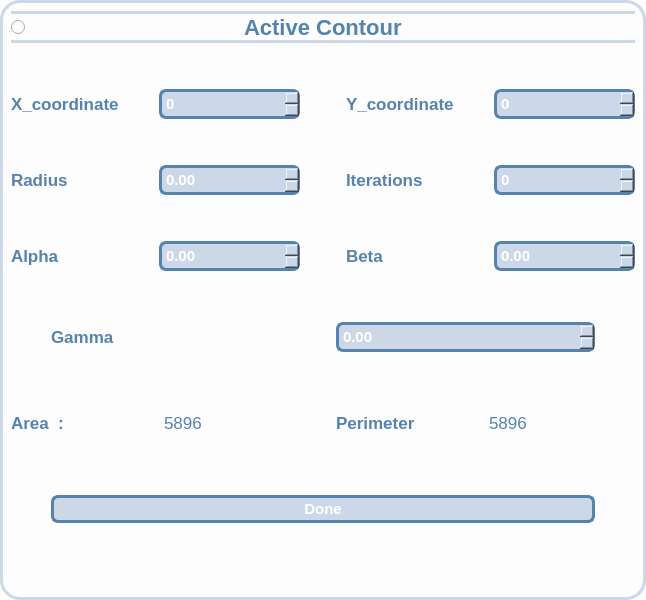
              <widget class="QWidget" name="widget_10" native="true">
               <property name="sizePolicy">
                <sizepolicy hsizetype="Expanding" vsizetype="Expanding">
                 <horstretch>0</horstretch>
                 <verstretch>0</verstretch>
                </sizepolicy>
               </property>
               <property name="styleSheet">
                <string notr="true">
background:#fdfdfd;
  border: 3px solid #ccd8e8;
  border-radius: 20px;</string>
               </property>
               <layout class="QHBoxLayout" name="horizontalLayout_19">
                <item>
                 <layout class="QVBoxLayout" name="verticalLayout_8">
                  <item>
                   <widget class="QRadioButton" name="RadioButton_ActiveContour">
                    <property name="font">
                     <font>
                      <pointsize>-1</pointsize>
                      <weight>75</weight>
                      <bold>true</bold>
                     </font>
                    </property>
                    <property name="styleSheet">
                     <string notr="true">Font-size:22px;
font-weight:bold;
background:#fdfdfd;
color:#5583ad;
 border-top: 3px solid #ccd8e8;
 border-bottom: 3px solid#ccd8e8;
border-left:None;
border-right:None;
</string>
                    </property>
                    <property name="text">
                     <string>                                   Active Contour                                      </string>
                    </property>
                    <property name="checked">
                     <bool>false</bool>
                    </property>
                   </widget>
                  </item>
                  <item>
                   <spacer name="verticalSpacer_8">
                    <property name="orientation">
                     <enum>Qt::Vertical</enum>
                    </property>
                    <property name="sizeHint" stdset="0">
                     <size>
                      <width>20</width>
                      <height>40</height>
                     </size>
                    </property>
                   </spacer>
                  </item>
                  <item>
                   <layout class="QHBoxLayout" name="horizontalLayout_20">
                    <item>
                     <widget class="QLabel" name="label_param_3">
                      <property name="font">
                       <font>
                        <pointsize>-1</pointsize>
                        <weight>75</weight>
                        <bold>true</bold>
                       </font>
                      </property>
                      <property name="styleSheet">
                       <string notr="true">Font-size:17px;
font-weight:bold;
background:#fdfdfd;
color:#5583ad;

border:None;</string>
                      </property>
                      <property name="text">
                       <string>X_coordinate</string>
                      </property>
                     </widget>
                    </item>
                    <item>
                     <widget class="QSpinBox" name="rg_threshold_spinbox_3">
                      <property name="font">
                       <font>
                        <pointsize>-1</pointsize>
                        <weight>75</weight>
                        <bold>true</bold>
                       </font>
                      </property>
                      <property name="styleSheet">
                       <string notr="true">Font-size:15px;
font-weight:bold;
background: #ccd8e8;
color:white;
border:3px solid black;
padding:2px;
border-radius:7px;
 border: 3px solid#5583ad;;</string>
                      </property>
                     </widget>
                    </item>
                    <item>
                     <spacer name="horizontalSpacer_49">
                      <property name="orientation">
                       <enum>Qt::Vertical</enum>
                      </property>
                      <property name="sizeHint" stdset="0">
                       <size>
                        <width>40</width>
                        <height>20</height>
                       </size>
                      </property>
                     </spacer>
                    </item>
                    <item>
                     <widget class="QLabel" name="label_param_6">
                      <property name="font">
                       <font>
                        <pointsize>-1</pointsize>
                        <weight>75</weight>
                        <bold>true</bold>
                       </font>
                      </property>
                      <property name="styleSheet">
                       <string notr="true">Font-size:17px;
font-weight:bold;
background:#fdfdfd;
color:#5583ad;

border:None;</string>
                      </property>
                      <property name="text">
                       <string>Y_coordinate</string>
                      </property>
                     </widget>
                    </item>
                    <item>
                     <widget class="QSpinBox" name="rg_threshold_spinbox_4">
                      <property name="font">
                       <font>
                        <pointsize>-1</pointsize>
                        <weight>75</weight>
                        <bold>true</bold>
                       </font>
                      </property>
                      <property name="styleSheet">
                       <string notr="true">Font-size:15px;
font-weight:bold;
background: #ccd8e8;
color:white;
border:3px solid black;
padding:2px;
border-radius:7px;
 border: 3px solid#5583ad;;</string>
                      </property>
                     </widget>
                    </item>
                   </layout>
                  </item>
                  <item>
                   <spacer name="verticalSpacer_9">
                    <property name="orientation">
                     <enum>Qt::Vertical</enum>
                    </property>
                    <property name="sizeHint" stdset="0">
                     <size>
                      <width>20</width>
                      <height>40</height>
                     </size>
                    </property>
                   </spacer>
                  </item>
                  <item>
                   <layout class="QHBoxLayout" name="horizontalLayout_29">
                    <item>
                     <widget class="QLabel" name="label_param_15">
                      <property name="font">
                       <font>
                        <pointsize>-1</pointsize>
                        <weight>75</weight>
                        <bold>true</bold>
                       </font>
                      </property>
                      <property name="styleSheet">
                       <string notr="true">Font-size:17px;
font-weight:bold;
background:#fdfdfd;
color:#5583ad;

border:None;</string>
                      </property>
                      <property name="text">
                       <string>Radius</string>
                      </property>
                     </widget>
                    </item>
                    <item>
                     <widget class="QDoubleSpinBox" name="rg_threshold_spinbox_13">
                      <property name="font">
                       <font>
                        <pointsize>-1</pointsize>
                        <weight>75</weight>
                        <bold>true</bold>
                       </font>
                      </property>
                      <property name="styleSheet">
                       <string notr="true">Font-size:15px;
font-weight:bold;
background: #ccd8e8;
color:white;
border:3px solid black;
padding:2px;
border-radius:7px;
 border: 3px solid#5583ad;;</string>
                      </property>
                     </widget>
                    </item>
                    <item>
                     <spacer name="horizontalSpacer_47">
                      <property name="orientation">
                       <enum>Qt::Vertical</enum>
                      </property>
                      <property name="sizeHint" stdset="0">
                       <size>
                        <width>40</width>
                        <height>20</height>
                       </size>
                      </property>
                     </spacer>
                    </item>
                    <item>
                     <widget class="QLabel" name="label_param_16">
                      <property name="font">
                       <font>
                        <pointsize>-1</pointsize>
                        <weight>75</weight>
                        <bold>true</bold>
                       </font>
                      </property>
                      <property name="styleSheet">
                       <string notr="true">Font-size:17px;
font-weight:bold;
background:#fdfdfd;
color:#5583ad;

border:None;</string>
                      </property>
                      <property name="text">
                       <string>Iterations</string>
                      </property>
                     </widget>
                    </item>
                    <item>
                     <widget class="QSpinBox" name="rg_threshold_spinbox_14">
                      <property name="font">
                       <font>
                        <pointsize>-1</pointsize>
                        <weight>75</weight>
                        <bold>true</bold>
                       </font>
                      </property>
                      <property name="styleSheet">
                       <string notr="true">Font-size:15px;
font-weight:bold;
background: #ccd8e8;
color:white;
border:3px solid black;
padding:2px;
border-radius:7px;
 border: 3px solid#5583ad;;</string>
                      </property>
                     </widget>
                    </item>
                   </layout>
                  </item>
                  <item>
                   <spacer name="verticalSpacer_15">
                    <property name="orientation">
                     <enum>Qt::Vertical</enum>
                    </property>
                    <property name="sizeHint" stdset="0">
                     <size>
                      <width>20</width>
                      <height>40</height>
                     </size>
                    </property>
                   </spacer>
                  </item>
                  <item>
                   <layout class="QHBoxLayout" name="horizontalLayout_26">
                    <item>
                     <widget class="QLabel" name="label_param_7">
                      <property name="font">
                       <font>
                        <pointsize>-1</pointsize>
                        <weight>75</weight>
                        <bold>true</bold>
                       </font>
                      </property>
                      <property name="styleSheet">
                       <string notr="true">Font-size:17px;
font-weight:bold;
background:#fdfdfd;
color:#5583ad;

border:None;</string>
                      </property>
                      <property name="text">
                       <string>Alpha</string>
                      </property>
                     </widget>
                    </item>
                    <item>
                     <widget class="QDoubleSpinBox" name="rg_threshold_spinbox_5">
                      <property name="font">
                       <font>
                        <pointsize>-1</pointsize>
                        <weight>75</weight>
                        <bold>true</bold>
                       </font>
                      </property>
                      <property name="styleSheet">
                       <string notr="true">Font-size:15px;
font-weight:bold;
background: #ccd8e8;
color:white;
border:3px solid black;
padding:2px;
border-radius:7px;
 border: 3px solid#5583ad;;</string>
                      </property>
                     </widget>
                    </item>
                    <item>
                     <spacer name="horizontalSpacer_43">
                      <property name="orientation">
                       <enum>Qt::Vertical</enum>
                      </property>
                      <property name="sizeHint" stdset="0">
                       <size>
                        <width>40</width>
                        <height>20</height>
                       </size>
                      </property>
                     </spacer>
                    </item>
                    <item>
                     <widget class="QLabel" name="label_param_8">
                      <property name="font">
                       <font>
                        <pointsize>-1</pointsize>
                        <weight>75</weight>
                        <bold>true</bold>
                       </font>
                      </property>
                      <property name="styleSheet">
                       <string notr="true">Font-size:17px;
font-weight:bold;
background:#fdfdfd;
color:#5583ad;

border:None;</string>
                      </property>
                      <property name="text">
                       <string>Beta</string>
                      </property>
                     </widget>
                    </item>
                    <item>
                     <widget class="QDoubleSpinBox" name="rg_threshold_spinbox_6">
                      <property name="font">
                       <font>
                        <pointsize>-1</pointsize>
                        <weight>75</weight>
                        <bold>true</bold>
                       </font>
                      </property>
                      <property name="styleSheet">
                       <string notr="true">Font-size:15px;
font-weight:bold;
background: #ccd8e8;
color:white;
border:3px solid black;
padding:2px;
border-radius:7px;
 border: 3px solid#5583ad;;</string>
                      </property>
                     </widget>
                    </item>
                   </layout>
                  </item>
                  <item>
                   <spacer name="verticalSpacer_10">
                    <property name="orientation">
                     <enum>Qt::Vertical</enum>
                    </property>
                    <property name="sizeHint" stdset="0">
                     <size>
                      <width>20</width>
                      <height>40</height>
                     </size>
                    </property>
                   </spacer>
                  </item>
                  <item>
                   <layout class="QHBoxLayout" name="horizontalLayout_28">
                    <item>
                     <spacer name="horizontalSpacer_37">
                      <property name="orientation">
                       <enum>Qt::Vertical</enum>
                      </property>
                      <property name="sizeHint" stdset="0">
                       <size>
                        <width>40</width>
                        <height>20</height>
                       </size>
                      </property>
                     </spacer>
                    </item>
                    <item>
                     <widget class="QLabel" name="label_param_11">
                      <property name="font">
                       <font>
                        <pointsize>-1</pointsize>
                        <weight>75</weight>
                        <bold>true</bold>
                       </font>
                      </property>
                      <property name="styleSheet">
                       <string notr="true">Font-size:17px;
font-weight:bold;
background:#fdfdfd;
color:#5583ad;

border:None;</string>
                      </property>
                      <property name="text">
                       <string>Gamma</string>
                      </property>
                     </widget>
                    </item>
                    <item>
                     <spacer name="verticalSpacer_47">
                      <property name="orientation">
                       <enum>Qt::Vertical</enum>
                      </property>
                      <property name="sizeHint" stdset="0">
                       <size>
                        <width>20</width>
                        <height>40</height>
                       </size>
                      </property>
                     </spacer>
                    </item>
                    <item>
                     <widget class="QDoubleSpinBox" name="rg_threshold_spinbox_9">
                      <property name="font">
                       <font>
                        <pointsize>-1</pointsize>
                        <weight>75</weight>
                        <bold>true</bold>
                       </font>
                      </property>
                      <property name="styleSheet">
                       <string notr="true">Font-size:15px;
font-weight:bold;
background: #ccd8e8;
color:white;
border:3px solid black;
padding:2px;
border-radius:7px;
 border: 3px solid#5583ad;;</string>
                      </property>
                     </widget>
                    </item>
                    <item>
                     <spacer name="horizontalSpacer_45">
                      <property name="orientation">
                       <enum>Qt::Vertical</enum>
                      </property>
                      <property name="sizeHint" stdset="0">
                       <size>
                        <width>40</width>
                        <height>20</height>
                       </size>
                      </property>
                     </spacer>
                    </item>
                   </layout>
                  </item>
                  <item>
                   <spacer name="verticalSpacer_13">
                    <property name="orientation">
                     <enum>Qt::Vertical</enum>
                    </property>
                    <property name="sizeHint" stdset="0">
                     <size>
                      <width>20</width>
                      <height>40</height>
                     </size>
                    </property>
                   </spacer>
                  </item>
                  <item>
                   <layout class="QHBoxLayout" name="horizontalLayout_30">
                    <item>
                     <widget class="QLabel" name="label_param_12">
                      <property name="font">
                       <font>
                        <pointsize>-1</pointsize>
                        <weight>75</weight>
                        <bold>true</bold>
                       </font>
                      </property>
                      <property name="styleSheet">
                       <string notr="true">Font-size:17px;
font-weight:bold;
background:#fdfdfd;
color:#5583ad;

border:None;</string>
                      </property>
                      <property name="text">
                       <string>Area  :</string>
                      </property>
                     </widget>
                    </item>
                    <item>
                     <widget class="QLabel" name="label">
                      <property name="styleSheet">
                       <string notr="true">border:None;
color:#5583ad;
Font-size:17px;</string>
                      </property>
                      <property name="text">
                       <string>5896</string>
                      </property>
                     </widget>
                    </item>
                    <item>
                     <spacer name="verticalSpacer_48">
                      <property name="orientation">
                       <enum>Qt::Vertical</enum>
                      </property>
                      <property name="sizeHint" stdset="0">
                       <size>
                        <width>20</width>
                        <height>40</height>
                       </size>
                      </property>
                     </spacer>
                    </item>
                    <item>
                     <widget class="QLabel" name="label_param_19">
                      <property name="font">
                       <font>
                        <pointsize>-1</pointsize>
                        <weight>75</weight>
                        <bold>true</bold>
                       </font>
                      </property>
                      <property name="styleSheet">
                       <string notr="true">Font-size:17px;
font-weight:bold;
background:#fdfdfd;
color:#5583ad;

border:None;</string>
                      </property>
                      <property name="text">
                       <string>Perimeter</string>
                      </property>
                     </widget>
                    </item>
                    <item>
                     <widget class="QLabel" name="label_2">
                      <property name="styleSheet">
                       <string notr="true">border:None;
color:#5583ad;
Font-size:17px;</string>
                      </property>
                      <property name="text">
                       <string>5896</string>
                      </property>
                     </widget>
                    </item>
                   </layout>
                  </item>
                  <item>
                   <widget class="Line" name="line_5">
                    <property name="font">
                     <font>
                      <pointsize>5</pointsize>
                     </font>
                    </property>
                    <property name="styleSheet">
                     <string notr="true">border: 1px solid black;</string>
                    </property>
                    <property name="lineWidth">
                     <number>0</number>
                    </property>
                    <property name="orientation">
                     <enum>Qt::Vertical</enum>
                    </property>
                   </widget>
                  </item>
                  <item>
                   <spacer name="verticalSpacer_11">
                    <property name="orientation">
                     <enum>Qt::Vertical</enum>
                    </property>
                    <property name="sizeHint" stdset="0">
                     <size>
                      <width>20</width>
                      <height>40</height>
                     </size>
                    </property>
                   </spacer>
                  </item>
                  <item>
                   <layout class="QHBoxLayout" name="horizontalLayout_31">
                    <item>
                     <spacer name="horizontalSpacer_41">
                      <property name="orientation">
                       <enum>Qt::Vertical</enum>
                      </property>
                      <property name="sizeHint" stdset="0">
                       <size>
                        <width>40</width>
                        <height>20</height>
                       </size>
                      </property>
                     </spacer>
                    </item>
                    <item>
                     <widget class="QPushButton" name="pushButton">
                      <property name="styleSheet">
                       <string notr="true">Font-size:15px;
font-weight:bold;
background: #ccd8e8;
color:white;
border:3px solid black;
padding:2px;
border-radius:7px;
 border: 3px solid#5583ad;;</string>
                      </property>
                      <property name="text">
                       <string>Done</string>
                      </property>
                     </widget>
                    </item>
                    <item>
                     <spacer name="horizontalSpacer_46">
                      <property name="orientation">
                       <enum>Qt::Vertical</enum>
                      </property>
                      <property name="sizeHint" stdset="0">
                       <size>
                        <width>40</width>
                        <height>20</height>
                       </size>
                      </property>
                     </spacer>
                    </item>
                   </layout>
                  </item>
                  <item>
                   <spacer name="horizontalSpacer_40">
                    <property name="orientation">
                     <enum>Qt::Vertical</enum>
                    </property>
                    <property name="sizeHint" stdset="0">
                     <size>
                      <width>40</width>
                      <height>20</height>
                     </size>
                    </property>
                   </spacer>
                  </item>
                  <item>
                   <spacer name="horizontalSpacer_14">
                    <property name="orientation">
                     <enum>Qt::Vertical</enum>
                    </property>
                    <property name="sizeHint" stdset="0">
                     <size>
                      <width>40</width>
                      <height>20</height>
                     </size>
                    </property>
                   </spacer>
                  </item>
                  <item>
                   <spacer name="horizontalSpacer_15">
                    <property name="orientation">
                     <enum>Qt::Vertical</enum>
                    </property>
                    <property name="sizeHint" stdset="0">
                     <size>
                      <width>40</width>
                      <height>20</height>
                     </size>
                    </property>
                   </spacer>
                  </item>
                  <item>
                   <widget class="Line" name="line_6">
                    <property name="styleSheet">
                     <string notr="true">border: 0.5px solid black;</string>
                    </property>
                    <property name="orientation">
                     <enum>Qt::Vertical</enum>
                    </property>
                   </widget>
                  </item>
                 </layout>
                </item>
               </layout>
              </widget>
